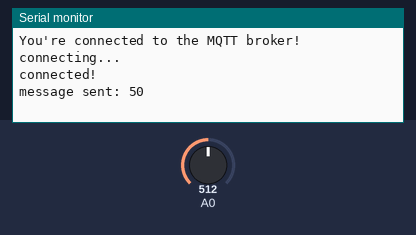
A sketch run on a simulated Arduino Uno, built with avr-gcc and run on an emulated ATmega328P. On the bench: the last lines printed to the serial monitor. Inputs (shaded band) come from the test bench; at power-on: A0 = 512. No MQTT or app messages arrive unless stated.

Above: at 1.2 s.
1.3 s: A0 set to 716
At 2.3 s:
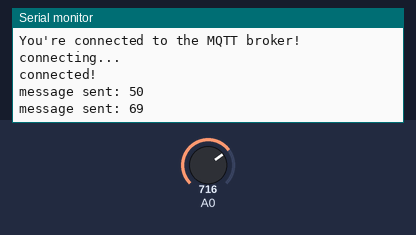
2.8 s: A0 set to 900
At 3.4 s:
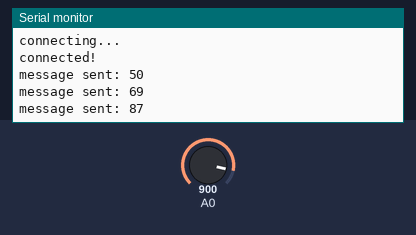

Measured:
- after the input at 1.3 s, the serial monitor: prints a new line at once (image 1)
- after the input at 2.8 s, the serial monitor: prints a new line at once (image 2)

The sketch:

potToMQTT.ino
```cpp
#include <Ethernet.h>
#include <MQTT.h>

byte mac[] = {0xDE, 0xAD, 0xBE, 0xEF, 0xFE, 0xED};
byte ip[] = {192, 168, 15, 177};  // <- change to match your network

EthernetClient net;
MQTTClient client;

//set interval for sending messages (milliseconds)
const long interval = 100;
unsigned long previousMillis = 0;

int lastVol = 999;

const char broker[] = "192.168.15.9";
int        port     = 1883;
const char topic[]  = "mytest";

void connect() {
  Serial.print("connecting...");
  while (!client.connect("arduino")) {
    Serial.print(".");
    delay(1000);
  }

  Serial.println("\nconnected!");
}

void setup() {
  Serial.begin(9600);
  Ethernet.begin(mac, ip);

  client.begin(broker, port, net);

  Serial.println("You're connected to the MQTT broker!");
  Serial.println();
  connect();
}

bool volumeThreshold(int last, int now) {
  const int threshold = 1;
  int high = last + threshold;
  int low = last - threshold;
  return now > high || now < low;
}

void loop() {
  client.loop();

  if (!client.connected()) {
    connect();
  }

  unsigned long currentMillis = millis();

  if (currentMillis - previousMillis >= interval) {
    // save the last time a message was sent
    previousMillis = currentMillis;


    int aVal = analogRead(A0);
    int currentVolume = map(aVal, 0, 1023, 0, 100);

    if (volumeThreshold(lastVol, currentVolume)) {
      char message[16];
      sprintf(message, "%d", currentVolume);
      client.publish(topic, message);
      Serial.print("message sent: ");
      Serial.println(message);

      lastVol = currentVolume;
    }

  }
}
```
